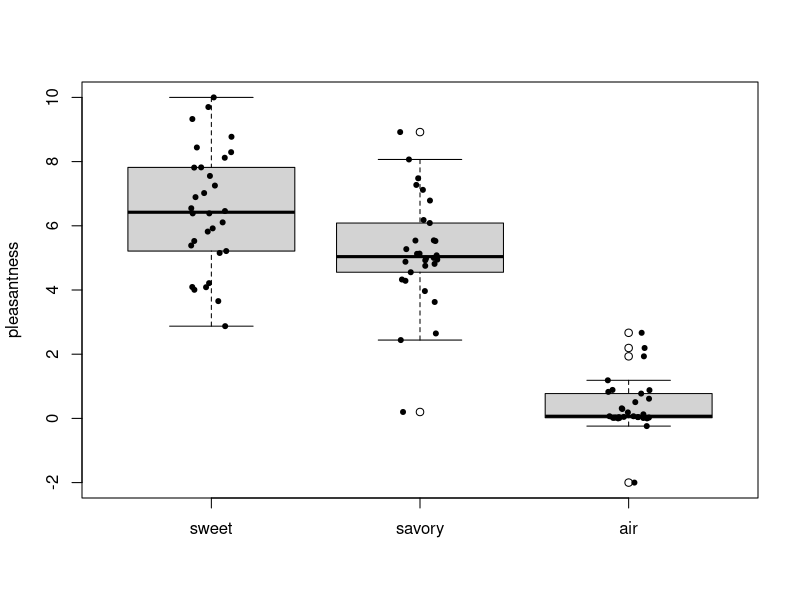
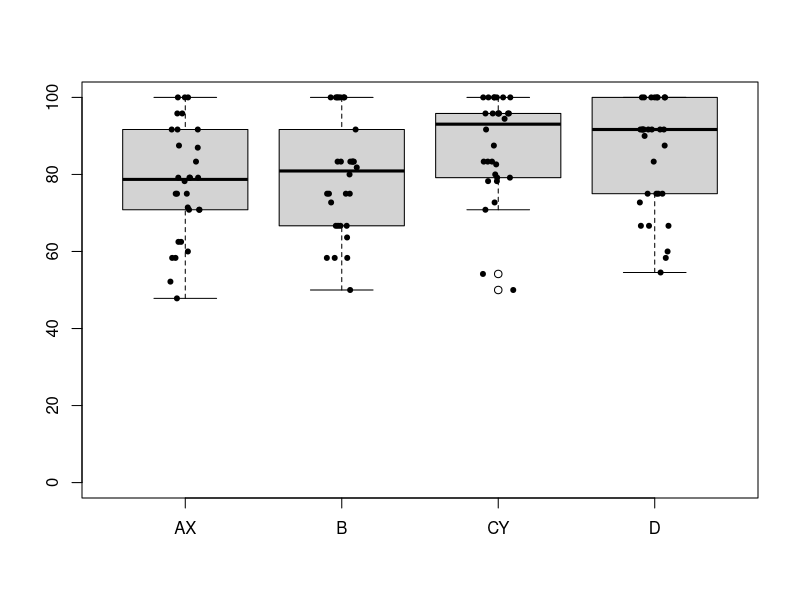
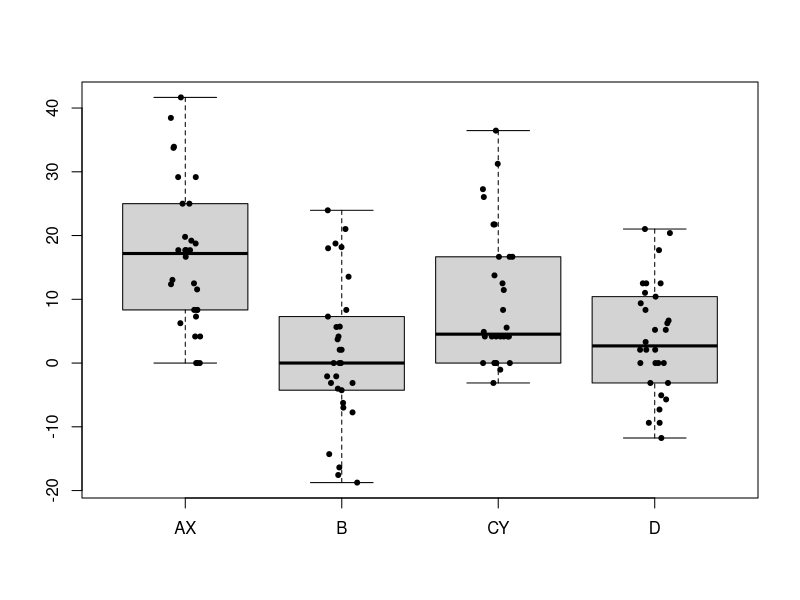
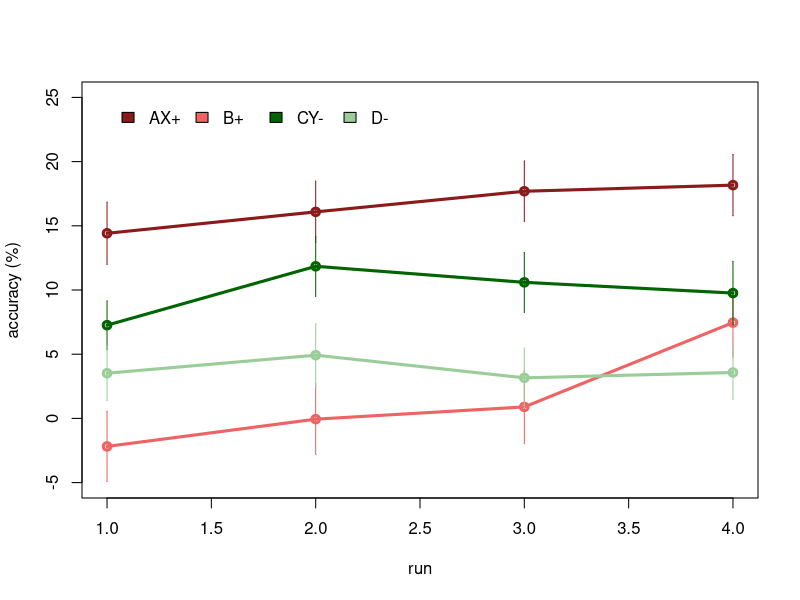

These figures' R source, in order: (Note: this script raises an error after producing the figures.)
library (Hmisc)
library (plotrix)
library (lme4)
library (afex)

# set directory if necessary
# setwd("/Users...")

######################################################## Experiment 1 - fMRI ##################################################################

# this section contains analyses of the behavioral data of the fMRI experiment: cond = last run of conditioning (before TMS); compound = compound phase after TMS (4 runs);

# data frame variables:
# rew: 1 = odor reward; 0 = no odor / air
# cue: 2 = compound; 1 = single 
# acc = % correct predictions
# acc_diff = prediction accuracy difference between compound and conditioning
# rt = average response time
# rt_diff = response time difference between compound and conditioning

df_fmri_pleas = read.table("fMRI_behavdata_pleasantness.txt", header=T )
df_fmri_cond = read.table("fMRI_behavdata_conditioning.txt", header=T )
df_fmri_comp = read.table("fMRI_behavdata_compound.txt", header=T )
df_fmri_specrewexp = read.table("fMRI_specific_rew_exp.txt", header=T )

# some variables
VP = unique(df_fmri_cond$Subj) 
N = length(VP)

### 1. odor pleasantness ratings ###
boxplot(df_fmri_pleas, ylab="pleasantness", horizontal=F) 
stripchart(data.frame(df_fmri_pleas),            # Data
           method = "jitter", # Random noise
           pch = 20,          # Pch symbols
           vertical = T,   # Vertical mode
           add = TRUE)        # Add it over

# odors versus air
t.test(rowMeans(df_fmri_pleas[1:2]),df_fmri_pleas$air,paired=T)

# sweet versus savory odor
t.test(df_fmri_pleas$sweet,df_fmri_pleas$savory,paired=T)


### 2. performance in last run of conditioning ###
df_fmri_cond$Subj = as.factor(df_fmri_cond$Subj)
df_fmri_cond$rew = as.factor(df_fmri_cond$rew)
df_fmri_cond$cue = as.factor(df_fmri_cond$cue)

bp=boxplot(cbind(df_fmri_cond$acc[df_fmri_cond$cond==1],df_fmri_cond$acc[df_fmri_cond$cond==2],df_fmri_cond$acc[df_fmri_cond$cond==3],df_fmri_cond$acc[df_fmri_cond$cond==4]), names=c('AX','B','CY','D'), ylim = c(0,100))
#points(seq(bp$n), colMeans(cbind(df_fmri_cond$acc[df_fmri_cond$cond==1],df_fmri_cond$acc[df_fmri_cond$cond==2],df_fmri_cond$acc[df_fmri_cond$cond==3],df_fmri_cond$acc[df_fmri_cond$cond==4])), col = "black", pch = 18)
stripchart(data.frame(cbind(df_fmri_cond$acc[df_fmri_cond$cond==1],df_fmri_cond$acc[df_fmri_cond$cond==2],df_fmri_cond$acc[df_fmri_cond$cond==3],df_fmri_cond$acc[df_fmri_cond$cond==4])),            # Data
           method = "jitter", # Random noise
           pch = 20,          # Pch symbols
           vertical = TRUE,   # Vertical mode
           add = TRUE)        # Add it over


### 3. performance during compound 
# factors
df_fmri_comp$Subj = as.factor(df_fmri_comp$Subj)
df_fmri_comp$rew = as.factor(df_fmri_comp$rew)
df_fmri_comp$cue = as.factor(df_fmri_comp$cue)

## average change in accuracy per condition (across runs)
comp_acc_subj=tapply(df_fmri_comp$acc_diff,data.frame(df_fmri_comp$Subj,df_fmri_comp$cond),mean)

bp=boxplot(comp_acc_subj, names=c('AX','B','CY','D'))
# points(seq(bp$n), colMeans(comp_acc_subj), col = "black", pch = 18)
stripchart(data.frame(comp_acc_subj),            # Data
           method = "jitter", # Random noise
           pch = 20,          # Pch symbols
           vertical = TRUE,   # Vertical mode
           add = TRUE)        # Add it over


## average change in prediction accuracy over time (4 runs of compound conditioning)
diff_comp_acc_mean = tapply(df_fmri_comp$acc_diff, data.frame(df_fmri_comp$cond,df_fmri_comp$run),mean )
diff_comp_acc_stderr = tapply(df_fmri_comp$acc_diff, data.frame(df_fmri_comp$cond,df_fmri_comp$run), std.error )

plot(diff_comp_acc_mean[1,],type='o',col='firebrick4',ylim=c(-5,25),lwd=3,ylab="accuracy (%)",xlab="run")
errbar(c(1:4),diff_comp_acc_mean[1,],diff_comp_acc_mean[1,]+diff_comp_acc_stderr[1,],diff_comp_acc_mean[1,]-diff_comp_acc_stderr[1,],add=T,cap=0,pch=1,errbar.col='firebrick4',col='firebrick4')
lines(diff_comp_acc_mean[2,],col="indianred2",lwd=3,type='o')
errbar(c(1:4),diff_comp_acc_mean[2,],diff_comp_acc_mean[2,]+diff_comp_acc_stderr[2,],diff_comp_acc_mean[2,]-diff_comp_acc_stderr[2,],add=T,cap=0,pch=1,errbar.col="indianred2",col="indianred2")
lines(diff_comp_acc_mean[3,],col='darkgreen',lwd=3,type='o')
errbar(c(1:4),diff_comp_acc_mean[3,],diff_comp_acc_mean[3,]+diff_comp_acc_stderr[3,],diff_comp_acc_mean[3,]-diff_comp_acc_stderr[3,],add=T,cap=0,pch=1,errbar.col='darkgreen',col='darkgreen')
lines(diff_comp_acc_mean[4,],col='darkseagreen3',lwd=3,type='o')
errbar(c(1:4),diff_comp_acc_mean[4,],diff_comp_acc_mean[4,]+diff_comp_acc_stderr[4,],diff_comp_acc_mean[4,]-diff_comp_acc_stderr[4,],add=T,cap=0,pch=1,errbar.col='darkseagreen3',col='darkseagreen3')
legend (1,25,c('AX+','B+','CY-','D-'),box.lty=0,ncol=4,
        fill=c('firebrick4','indianred2','darkgreen','darkseagreen3'))

### linear models ###
model.diff_acc_cond =lmer(acc_diff ~ 1 + rew*cue+run + (1|Subj), data = df_fmri_comp)
summary(model.diff_acc_cond)

# separate models for odor and no odor
model.diff_acc_condAXB =lmer(acc_diff ~ 1 + cue+run + (1|Subj), data = df_fmri_comp[df_fmri_comp$rew==1,])
summary(model.diff_acc_condAXB)

model.diff_acc_condCYD =lmer(acc_diff ~ 1 + cue+run + (1|Subj), data = df_fmri_comp[df_fmri_comp$rew==2,])
summary(model.diff_acc_condCYD)

# response times
model.diff_rt_cond =lmer(rt_diff ~ 1 + rew*cue+run + (1|Subj), data = df_fmri_comp)
summary(model.diff_rt_cond)

model.diff_rt_condAXB =lmer(rt_diff ~ 1 + cue+run + (1|Subj), data = df_fmri_comp[df_fmri_comp$rew==1,])
summary(model.diff_rt_condAXB)
model.diff_rt_condCYD =lmer(rt_diff ~ 1 + cue+run + (1|Subj), data = df_fmri_comp[df_fmri_comp$rew==2,])
summary(model.diff_rt_condCYD)

# specific reward expectations
diff_pred_acc_AX = (df_fmri_specrewexp$compAX_correct - df_fmri_specrewexp$condAX_correct) - (df_fmri_specrewexp$compAX_false - df_fmri_specrewexp$condAX_false)
diff_pred_acc_B = (df_fmri_specrewexp$compB_correct - df_fmri_specrewexp$condB_correct) - (df_fmri_specrewexp$compB_false - df_fmri_specrewexp$condB_false)

t.test(diff_pred_acc_AX ,diff_pred_acc_B, paired =T)

######################################################## Experiment 2 - TMS ##################################################################

# this section contains analyses of the behavioral data of the TMS experiment: cond = last run of conditioning (before TMS); compound = compound phase after TMS (4 runs);

# Stim = active stimulation group; Sham = control group 
# data frame variables:
  # rew: 1 = odor reward; 2 = no odor / air
  # cue: 2 = compound; 1 = single 
  # group: 1 = Stim; 0 = Sham
  # sex: 1 = male; 2 = female
  # acc = % correct predictions
  # acc_diff = prediction accuracy difference between compound and conditioning
  # rt = average response time
  # rt_diff = response time difference between compound and conditioning

df_tms_pleas = read.table("TMS_behavdata_pleasantness.txt", header=T )
df_tms_cond = read.table("TMS_behavdata_conditioning.txt", header=T )
df_tms_comp = read.table("TMS_behavdata_compound.txt", header=T )

# some variables
VPtms = unique(df_tms_comp$Subj)
Ntms = length(VPtms)
active_stim = c(2,4,5,6,7,12,13,16,21,24,27,33,38,40,41,44,46,61,63,65,66,72,74,77,78,79) #IDs of active Stim group

`%notin%` <- Negate(`%in%`)
sg = which(VPtms%in%active_stim)
cg = which(VPtms%notin%active_stim)

# 1. pleasantness

aov.pleas = data.frame(rep(df_tms_pleas$subj,3),rep(df_tms_pleas$stim,3),rep(1:3, each=Ntms),c(df_tms_pleas$sweet,df_tms_pleas$savory,df_tms_pleas$air))
colnames(aov.pleas) = c('Subj','group','cond','rating')

aov.pleas$Subj = as.factor(aov.pleas$Subj)
aov.pleas$group = as.factor(aov.pleas$group)
aov.pleas$cond = as.factor(aov.pleas$cond)

aov_groupxcond = aov(rating ~ (group*cond) + Error(Subj/cond), data = aov.pleas)
summary(aov_groupxcond)


### 2. performance in last run of conditioning 

# test for overall differences in accuracy after conditioning
av_acc = tapply(df_tms_cond$acc,df_tms_cond$Subj,mean)
t.test(av_acc[sg],av_acc[cg])
df_tms_cond$Subj = as.factor(df_tms_cond$Subj)
df_tms_cond$group = as.factor(df_tms_cond$group)

# factors
df_tms_cond$Subj = as.factor(df_tms_cond$Subj)
df_tms_cond$group = as.factor(df_tms_cond$group)
df_tms_cond$rew = as.factor(df_tms_cond$rew)
df_tms_cond$cue = as.factor(df_tms_cond$cue)

# ANOVAs to test for differences in performance at the end of conditioning
res.aov_accO= aov(acc ~ (group*cue) + Error(Subj/cue), data = df_tms_cond[df_tms_cond$rew==1,]) # odors only
summary(res.aov_accO)
res.aov_accNO= aov(acc ~ (group*cue) + Error(Subj/cue), data = df_tms_cond[df_tms_cond$rew==0,]) # no odors only
summary(res.aov_accNO)

res.aov_acc= aov(acc ~ (group*rew*cue) + Error(Subj/(rew*cue)), data = df_tms_cond) # prediction accuracy
summary(res.aov_acc)

res.aov_rt= aov(rt ~ (group*rew*cue) + Error(Subj/(rew*cue)), data = df_tms_cond) # response time
summary(res.aov_rt)


### 3. performance during compound
# factors
df_tms_comp$Subj = as.factor(df_tms_comp$Subj)
df_tms_comp$rew = as.factor(df_tms_comp$rew)
df_tms_comp$cue = as.factor(df_tms_comp$cue)
df_tms_comp$group = as.factor(df_tms_comp$group)

# average change in accuracy per condition 
comp_acc_subj_tms=tapply(df_tms_comp$acc_diff,data.frame(df_tms_comp$Subj,df_tms_comp$cue,df_tms_comp$rew),mean)

par(mfrow=c(1,2))
bp=boxplot(cbind(comp_acc_subj_tms[cg,2:1,2],comp_acc_subj_tms[cg,2:1,1]), names=c('AX','B','CY','D'), xlab = 'Sham')
points(seq(bp$n), colMeans(cbind(comp_acc_subj_tms[cg,2:1,2],comp_acc_subj_tms[cg,2:1,1])), col = "black", pch = 18)

bp=boxplot(cbind(comp_acc_subj_tms[sg,2:1,2],comp_acc_subj_tms[sg,2:1,1]), names=c('AX','B','CY','D'), xlab = 'Stim')
points(seq(bp$n), colMeans(cbind(comp_acc_subj_tms[sg,2:1,2],comp_acc_subj_tms[sg,2:1,1])), col = "black", pch = 18)


### linear models to test influence of stimulation on prediction accuracy 

model.diff_acc_cond_group =lmer(acc_diff ~ 1 + Group*rew*cue+run + (1|Subj), data = df_tms_comp)
summary(model.diff_acc_cond_group)

# separate models for odor predictions and air predictions
model.diff_acc_condAXB =lmer(acc_diff ~ 1 + group*cue+run + (1|Subj), data =df_tms_comp[df_tms_comp$rew==1,]) # odors
summary(model.diff_acc_condAXB)

model.diff_acc_condCYD =lmer(acc_diff ~ 1 + group*cue+run + (1|Subj), data =df_tms_comp[df_tms_comp$rew==0,]) # no odors
summary(model.diff_acc_condCYD)

# separate models for Stim and Sham
model.diff_acc_Stim =lmer(acc_diff ~ 1 + rew*cue+run + (1|Subj), data =df_tms_comp[df_tms_comp$group==1,])
summary(model.diff_acc_Stim)
model.diff_acc_StimcondAXB =lmer(acc_diff ~ 1 + cue+run + (1|Subj), data =df_tms_comp[df_tms_comp$group==1 & df_tms_comp$rew==1,])
summary(model.diff_acc_StimcondAXB)
model.diff_acc_StimcondCYD =lmer(acc_diff ~ 1 + cue+run + (1|Subj), data =df_tms_comp[df_tms_comp$group==1 & df_tms_comp$rew==0,])
summary(model.diff_acc_StimcondCYD)

model.diff_acc_Sham =lmer(acc_diff ~ 1 + rew*cue+run + (1|Subj), data = df_tms_comp[df_tms_comp$group==0,])
summary(model.diff_acc_Sham)
model.diff_acc_ShamcondAXB =lmer(acc_diff ~ 1 + cue+run + (1|Subj), data = df_tms_comp[df_tms_comp$group==0 & df_tms_comp$rew==1,])
summary(model.diff_acc_ShamcondAXB)
model.diff_acc_ShamcondCYD =lmer(acc_diff ~ 1 + cue+run + (1|Subj), data = df_tms_comp[df_tms_comp$group==0 & df_tms_comp$rew==0,])
summary(model.diff_acc_ShamcondCYD)

### linear models to test influence of stimulation on prediction speed

model.diff_rt_cond_group =lmer(rt_diff ~ 1 + group*rew*cue+run + (1|Subj), data = df_tms_comp)
summary(model.diff_rt_cond_group)

# separate models for odor and no odor
model.diff_rt_condAXB =lmer(rt_diff ~ 1 + group*cue+run + (1|Subj), data =df_tms_comp[df_tms_comp$rew==1,])
summary(model.diff_rt_condAXB)

model.diff_rt_condCYD =lmer(rt_diff ~ 1 + group*cue+run + (1|Subj), data =df_tms_comp[df_tms_comp$rew==0,])
summary(model.diff_rt_condCYD)

# separate models for Stim and Sham
model.diff_rt_Stim =lmer(rt_diff ~ 1 + rew*cue+run + (1|Subj), data =df_tms_comp[df_tms_comp$group==1,])
summary(model.diff_rt_Stim)
model.diff_rt_StimcondAXB =lmer(rt_diff ~ 1 + cue+run + (1|Subj), data =df_tms_comp[df_tms_comp$group==1 & df_tms_comp$rew==1,])
summary(model.diff_rt_StimcondAXB)
model.diff_rt_StimcondCYD =lmer(rt_diff ~ 1 + cue+run + (1|Subj), data =df_tms_comp[df_tms_comp$group==1 & df_tms_comp$rew==0,])
summary(model.diff_rt_StimcondCYD)

model.diff_rt_Sham =lmer(rt_diff ~ 1 + rew*cue+run + (1|Subj), data = df_tms_comp[df_tms_comp$group==0,])
summary(model.diff_rt_Sham)
model.diff_rt_ShamcondAXB =lmer(rt_diff ~ 1 + cue+run + (1|Subj), data = df_tms_comp[df_tms_comp$group==0 & df_tms_comp$rew==1,])
summary(model.diff_rt_ShamcondAXB)
model.diff_rt_ShamcondCYD =lmer(rt_diff ~ 1 + cue+run + (1|Subj), data = df_tms_comp[df_tms_comp$group==0 & df_tms_comp$rew==0,])
summary(model.diff_rt_ShamcondCYD)
